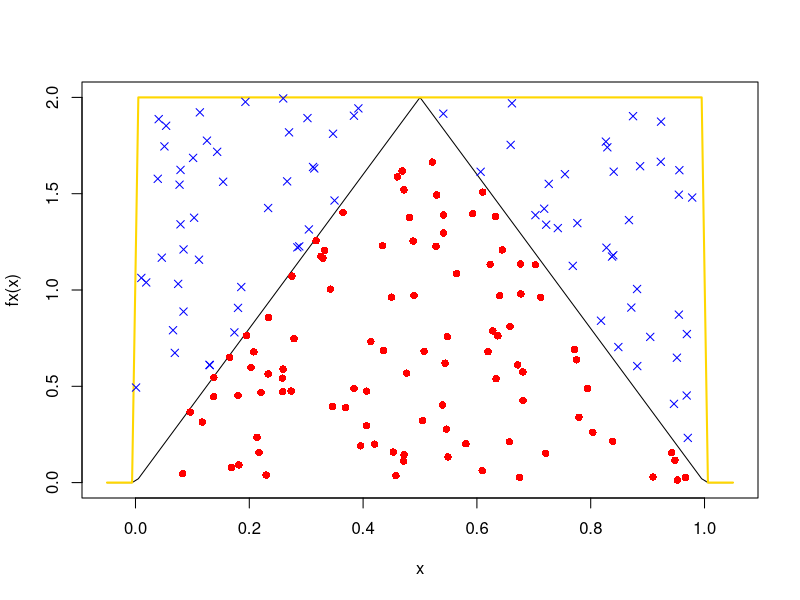
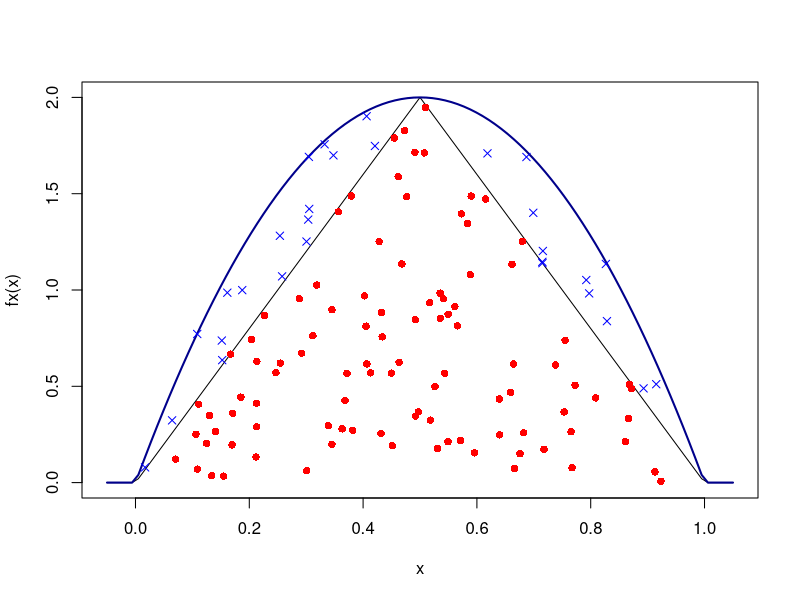

Here is the R script that generated these plots, in order:


fx <- function(x){ ifelse( x < 0 , 0,
	ifelse( 0 <= x & x < 0.5 ,  4*x ,
	ifelse( 0.5 <= x & x <= 1, 4-4*x,  
	ifelse(  x < 1, 0, 0 )
)))}


### U(0,1) ###
curve(fx, from = 0-.05, to = 1+.05)
M <- 2
curve(M *dunif(x, 0, 1), add=TRUE, col="gold", lwd=2)

theta	<- vector(length = 1000)
arr <- NULL
t <- 1
count	<- 1

while(t < 100){
 
	tb	<- runif(1)
	U	<- runif(1)
 	
	r <- fx(tb) / (M*dunif(tb))
	if(U < r){
		theta[t] <- tb
		t <- t + 1	
	points( tb , M*U , col = "red" , pch = 16) } else {
	points( (tb) ,M*U , col = "blue" , pch = 4) }
	count	<- count + 1
	
}



t/count
mean(theta)


### Beta(2,2) ###
curve(fx, from = 0-.05, to = 1+.05 )
M <- fx(.5) / ( (0.5)*(1-0.5) * (6) )
curve(M *dbeta(x, 2, 2), add=T, col="darkblue", lwd=2)


theta	<- vector(length = 1000)
arr <- NULL
t <- 1
count	<- 1

while(t < 100){
 
	tb	<- rbeta(1,2,2)
	U	<- runif(1)
 	
	r <- fx(tb) / (M*dbeta(tb,2,2))
	if(U < r){
		theta[t] <- tb
		t <- t + 1	
	points( tb , M*U*dbeta(tb,2,2) , col = "red" , pch = 16) } else {
	points( (tb) ,M*U*dbeta(tb,2,2) , col = "blue" , pch = 4) }
	count	<- count + 1
	
}



t/count
#plot(density(theta), lwd = 8, col = 'blue')
#curve(dbeta(x, 6, 3), add = TRUE, col = 'red', lwd = 8)
mean(theta)

 
